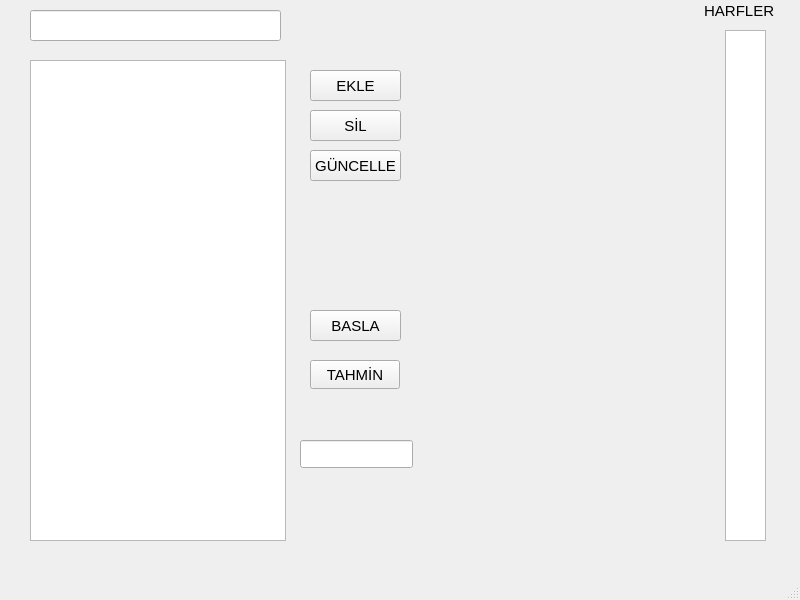
<?xml version="1.0" encoding="UTF-8"?>
<ui version="4.0">
 <class>MainWindow</class>
 <widget class="QMainWindow" name="MainWindow">
  <property name="geometry">
   <rect>
    <x>0</x>
    <y>0</y>
    <width>800</width>
    <height>600</height>
   </rect>
  </property>
  <property name="font">
   <font>
    <pointsize>11</pointsize>
   </font>
  </property>
  <property name="windowTitle">
   <string>MainWindow</string>
  </property>
  <widget class="QWidget" name="centralwidget">
   <widget class="QTableView" name="tableView">
    <property name="geometry">
     <rect>
      <x>30</x>
      <y>60</y>
      <width>256</width>
      <height>481</height>
     </rect>
    </property>
   </widget>
   <widget class="QLineEdit" name="leKelime">
    <property name="geometry">
     <rect>
      <x>30</x>
      <y>10</y>
      <width>251</width>
      <height>31</height>
     </rect>
    </property>
   </widget>
   <widget class="QPushButton" name="btnEkle">
    <property name="geometry">
     <rect>
      <x>310</x>
      <y>70</y>
      <width>91</width>
      <height>31</height>
     </rect>
    </property>
    <property name="text">
     <string>EKLE</string>
    </property>
   </widget>
   <widget class="QPushButton" name="btnSil">
    <property name="geometry">
     <rect>
      <x>310</x>
      <y>110</y>
      <width>91</width>
      <height>31</height>
     </rect>
    </property>
    <property name="text">
     <string>SİL</string>
    </property>
   </widget>
   <widget class="QPushButton" name="btnBasla">
    <property name="geometry">
     <rect>
      <x>310</x>
      <y>310</y>
      <width>91</width>
      <height>31</height>
     </rect>
    </property>
    <property name="text">
     <string>BASLA</string>
    </property>
   </widget>
   <widget class="QLabel" name="lblKelime">
    <property name="geometry">
     <rect>
      <x>310</x>
      <y>500</y>
      <width>271</width>
      <height>31</height>
     </rect>
    </property>
    <property name="text">
     <string/>
    </property>
   </widget>
   <widget class="QLineEdit" name="leTahmin">
    <property name="geometry">
     <rect>
      <x>300</x>
      <y>440</y>
      <width>113</width>
      <height>28</height>
     </rect>
    </property>
   </widget>
   <widget class="QPushButton" name="btnTahmin">
    <property name="geometry">
     <rect>
      <x>310</x>
      <y>360</y>
      <width>90</width>
      <height>29</height>
     </rect>
    </property>
    <property name="text">
     <string>TAHMİN</string>
    </property>
   </widget>
   <widget class="QListWidget" name="listTahminler">
    <property name="geometry">
     <rect>
      <x>725</x>
      <y>30</y>
      <width>41</width>
      <height>511</height>
     </rect>
    </property>
   </widget>
   <widget class="QLabel" name="lblTaban">
    <property name="geometry">
     <rect>
      <x>440</x>
      <y>440</y>
      <width>241</width>
      <height>31</height>
     </rect>
    </property>
    <property name="text">
     <string/>
    </property>
    <property name="pixmap">
     <pixmap resource="resimler.qrc">:/images/yatayCizgi.png</pixmap>
    </property>
   </widget>
   <widget class="QLabel" name="lblDirek">
    <property name="geometry">
     <rect>
      <x>470</x>
      <y>60</y>
      <width>20</width>
      <height>401</height>
     </rect>
    </property>
    <property name="text">
     <string/>
    </property>
    <property name="pixmap">
     <pixmap resource="resimler.qrc">:/images/dikCizgi.png</pixmap>
    </property>
   </widget>
   <widget class="QLabel" name="lblUstKol">
    <property name="geometry">
     <rect>
      <x>470</x>
      <y>60</y>
      <width>121</width>
      <height>21</height>
     </rect>
    </property>
    <property name="text">
     <string/>
    </property>
    <property name="pixmap">
     <pixmap resource="resimler.qrc">:/images/yatayCizgi.png</pixmap>
    </property>
   </widget>
   <widget class="QLabel" name="lblIp">
    <property name="geometry">
     <rect>
      <x>590</x>
      <y>70</y>
      <width>16</width>
      <height>41</height>
     </rect>
    </property>
    <property name="text">
     <string/>
    </property>
    <property name="pixmap">
     <pixmap resource="resimler.qrc">:/images/dikCizgi.png</pixmap>
    </property>
   </widget>
   <widget class="QLabel" name="lblKafa">
    <property name="geometry">
     <rect>
      <x>560</x>
      <y>110</y>
      <width>81</width>
      <height>71</height>
     </rect>
    </property>
    <property name="text">
     <string/>
    </property>
    <property name="pixmap">
     <pixmap resource="resimler.qrc">:/images/cember.png</pixmap>
    </property>
    <property name="scaledContents">
     <bool>true</bool>
    </property>
   </widget>
   <widget class="QLabel" name="lblGovde">
    <property name="geometry">
     <rect>
      <x>600</x>
      <y>180</y>
      <width>16</width>
      <height>151</height>
     </rect>
    </property>
    <property name="text">
     <string/>
    </property>
    <property name="pixmap">
     <pixmap resource="resimler.qrc">:/images/dikCizgi.png</pixmap>
    </property>
   </widget>
   <widget class="QLabel" name="lblSolKol">
    <property name="geometry">
     <rect>
      <x>562</x>
      <y>190</y>
      <width>41</width>
      <height>41</height>
     </rect>
    </property>
    <property name="text">
     <string/>
    </property>
    <property name="pixmap">
     <pixmap resource="resimler.qrc">:/images/sol.png</pixmap>
    </property>
    <property name="scaledContents">
     <bool>true</bool>
    </property>
   </widget>
   <widget class="QLabel" name="lblSagKol">
    <property name="geometry">
     <rect>
      <x>600</x>
      <y>190</y>
      <width>51</width>
      <height>41</height>
     </rect>
    </property>
    <property name="text">
     <string/>
    </property>
    <property name="pixmap">
     <pixmap resource="resimler.qrc">:/images/sag.png</pixmap>
    </property>
    <property name="scaledContents">
     <bool>true</bool>
    </property>
   </widget>
   <widget class="QLabel" name="lblSolBacak">
    <property name="geometry">
     <rect>
      <x>560</x>
      <y>310</y>
      <width>41</width>
      <height>41</height>
     </rect>
    </property>
    <property name="text">
     <string/>
    </property>
    <property name="pixmap">
     <pixmap resource="resimler.qrc">:/images/sol.png</pixmap>
    </property>
    <property name="scaledContents">
     <bool>true</bool>
    </property>
   </widget>
   <widget class="QLabel" name="lblSagBacak">
    <property name="geometry">
     <rect>
      <x>610</x>
      <y>310</y>
      <width>51</width>
      <height>41</height>
     </rect>
    </property>
    <property name="text">
     <string/>
    </property>
    <property name="pixmap">
     <pixmap resource="resimler.qrc">:/images/sag.png</pixmap>
    </property>
    <property name="scaledContents">
     <bool>true</bool>
    </property>
   </widget>
   <widget class="QPushButton" name="btnGuncelle">
    <property name="geometry">
     <rect>
      <x>310</x>
      <y>150</y>
      <width>91</width>
      <height>31</height>
     </rect>
    </property>
    <property name="text">
     <string>GÜNCELLE</string>
    </property>
   </widget>
   <widget class="QLabel" name="label">
    <property name="geometry">
     <rect>
      <x>700</x>
      <y>0</y>
      <width>81</width>
      <height>21</height>
     </rect>
    </property>
    <property name="text">
     <string> HARFLER</string>
    </property>
   </widget>
  </widget>
  <widget class="QMenuBar" name="menubar">
   <property name="geometry">
    <rect>
     <x>0</x>
     <y>0</y>
     <width>800</width>
     <height>29</height>
    </rect>
   </property>
  </widget>
  <widget class="QStatusBar" name="statusbar"/>
 </widget>
 <resources>
  <include location="resimler.qrc"/>
 </resources>
 <connections/>
</ui>
